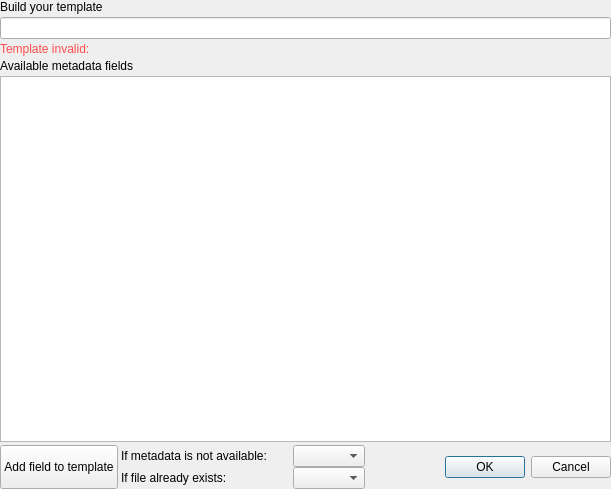
<?xml version="1.0" encoding="UTF-8"?>
<ui version="4.0">
 <class>Exif_rename_builder_dialog</class>
 <widget class="QDialog" name="Exif_rename_builder_dialog">
  <property name="geometry">
   <rect>
    <x>0</x>
    <y>0</y>
    <width>611</width>
    <height>489</height>
   </rect>
  </property>
  <property name="windowTitle">
   <string>Dialog</string>
  </property>
  <layout class="QVBoxLayout" name="verticalLayout">
   <property name="spacing">
    <number>3</number>
   </property>
   <property name="leftMargin">
    <number>0</number>
   </property>
   <property name="topMargin">
    <number>0</number>
   </property>
   <property name="rightMargin">
    <number>0</number>
   </property>
   <property name="bottomMargin">
    <number>0</number>
   </property>
   <item>
    <widget class="QLabel" name="label">
     <property name="text">
      <string>Build your template</string>
     </property>
    </widget>
   </item>
   <item>
    <widget class="QLineEdit" name="input"/>
   </item>
   <item>
    <widget class="QLabel" name="template_invalid_label">
     <property name="styleSheet">
      <string notr="true">color: #ff4d4d</string>
     </property>
     <property name="text">
      <string>Template invalid:</string>
     </property>
    </widget>
   </item>
   <item>
    <widget class="QLabel" name="label_2">
     <property name="text">
      <string>Available metadata fields</string>
     </property>
    </widget>
   </item>
   <item>
    <widget class="QListWidget" name="availbale_metaFields"/>
   </item>
   <item>
    <layout class="QHBoxLayout" name="horizontalLayout">
     <property name="topMargin">
      <number>0</number>
     </property>
     <item>
      <widget class="QPushButton" name="add_filed_to_template_button">
       <property name="sizePolicy">
        <sizepolicy hsizetype="Minimum" vsizetype="Preferred">
         <horstretch>0</horstretch>
         <verstretch>0</verstretch>
        </sizepolicy>
       </property>
       <property name="text">
        <string>Add field to template</string>
       </property>
       <property name="flat">
        <bool>false</bool>
       </property>
      </widget>
     </item>
     <item>
      <layout class="QVBoxLayout" name="verticalLayout_2">
       <property name="spacing">
        <number>0</number>
       </property>
       <property name="rightMargin">
        <number>0</number>
       </property>
       <item>
        <layout class="QHBoxLayout" name="horizontalLayout_3">
         <property name="spacing">
          <number>3</number>
         </property>
         <property name="topMargin">
          <number>0</number>
         </property>
         <property name="rightMargin">
          <number>0</number>
         </property>
         <item>
          <widget class="QLabel" name="label_3">
           <property name="sizePolicy">
            <sizepolicy hsizetype="Expanding" vsizetype="Preferred">
             <horstretch>0</horstretch>
             <verstretch>0</verstretch>
            </sizepolicy>
           </property>
           <property name="text">
            <string>If metadata is not available:</string>
           </property>
          </widget>
         </item>
         <item>
          <widget class="QComboBox" name="if_metadata_not_available_selector"/>
         </item>
        </layout>
       </item>
       <item>
        <layout class="QHBoxLayout" name="horizontalLayout_2">
         <property name="spacing">
          <number>3</number>
         </property>
         <property name="topMargin">
          <number>0</number>
         </property>
         <property name="rightMargin">
          <number>0</number>
         </property>
         <item>
          <widget class="QLabel" name="label_4">
           <property name="sizePolicy">
            <sizepolicy hsizetype="Expanding" vsizetype="Preferred">
             <horstretch>0</horstretch>
             <verstretch>0</verstretch>
            </sizepolicy>
           </property>
           <property name="text">
            <string>If file already exists:</string>
           </property>
          </widget>
         </item>
         <item>
          <widget class="QComboBox" name="if_file_exists_selector"/>
         </item>
        </layout>
       </item>
      </layout>
     </item>
     <item>
      <widget class="QDialogButtonBox" name="buttonBox">
       <property name="sizePolicy">
        <sizepolicy hsizetype="Expanding" vsizetype="Preferred">
         <horstretch>0</horstretch>
         <verstretch>0</verstretch>
        </sizepolicy>
       </property>
       <property name="standardButtons">
        <set>QDialogButtonBox::Cancel|QDialogButtonBox::Ok</set>
       </property>
      </widget>
     </item>
    </layout>
   </item>
  </layout>
 </widget>
 <resources/>
 <connections/>
</ui>
